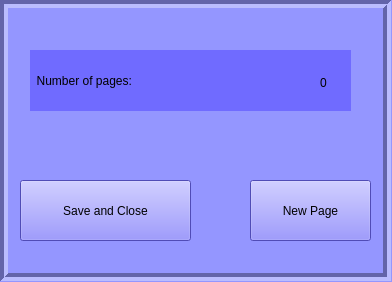
<?xml version="1.0" encoding="UTF-8"?>
<ui version="4.0">
 <class>Form</class>
 <widget class="QWidget" name="Form">
  <property name="windowModality">
   <enum>Qt::ApplicationModal</enum>
  </property>
  <property name="geometry">
   <rect>
    <x>0</x>
    <y>0</y>
    <width>392</width>
    <height>282</height>
   </rect>
  </property>
  <property name="windowTitle">
   <string>Form</string>
  </property>
  <property name="styleSheet">
   <string notr="true">background-color: rgb(148, 150, 255);
border-left-color: rgb(0, 0, 0);
border-bottom-color: rgb(0, 0, 0);
border-right-color: rgb(0, 0, 0);
border-top-color: rgb(0, 0, 0);</string>
  </property>
  <widget class="QPushButton" name="bt_sc">
   <property name="geometry">
    <rect>
     <x>20</x>
     <y>180</y>
     <width>171</width>
     <height>61</height>
    </rect>
   </property>
   <property name="styleSheet">
    <string notr="true">font: 18pt &quot;Franklin Gothic Demi&quot;;
background-color: rgb(112, 107, 255);</string>
   </property>
   <property name="text">
    <string>Save and Close</string>
   </property>
  </widget>
  <widget class="QPushButton" name="bt_np">
   <property name="geometry">
    <rect>
     <x>250</x>
     <y>180</y>
     <width>121</width>
     <height>61</height>
    </rect>
   </property>
   <property name="styleSheet">
    <string notr="true">font: 18pt &quot;Franklin Gothic Demi&quot;;
background-color: rgb(112, 107, 255);</string>
   </property>
   <property name="text">
    <string>New Page</string>
   </property>
  </widget>
  <widget class="QLabel" name="label">
   <property name="geometry">
    <rect>
     <x>30</x>
     <y>50</y>
     <width>321</width>
     <height>61</height>
    </rect>
   </property>
   <property name="styleSheet">
    <string notr="true">font: 24pt &quot;Franklin Gothic Demi&quot;;
background-color: rgb(112, 107, 255);</string>
   </property>
   <property name="text">
    <string>  Number of pages:</string>
   </property>
  </widget>
  <widget class="QLabel" name="number_of_pages">
   <property name="geometry">
    <rect>
     <x>320</x>
     <y>62</y>
     <width>31</width>
     <height>41</height>
    </rect>
   </property>
   <property name="styleSheet">
    <string notr="true">font: 24pt &quot;Franklin Gothic Demi&quot;;
background-color: rgb(112, 107, 255);</string>
   </property>
   <property name="text">
    <string>0</string>
   </property>
  </widget>
  <widget class="QLabel" name="label_2">
   <property name="geometry">
    <rect>
     <x>0</x>
     <y>0</y>
     <width>391</width>
     <height>281</height>
    </rect>
   </property>
   <property name="frameShape">
    <enum>QFrame::Box</enum>
   </property>
   <property name="frameShadow">
    <enum>QFrame::Sunken</enum>
   </property>
   <property name="lineWidth">
    <number>4</number>
   </property>
   <property name="text">
    <string/>
   </property>
  </widget>
  <zorder>label_2</zorder>
  <zorder>bt_sc</zorder>
  <zorder>bt_np</zorder>
  <zorder>label</zorder>
  <zorder>number_of_pages</zorder>
 </widget>
 <resources/>
 <connections/>
</ui>
